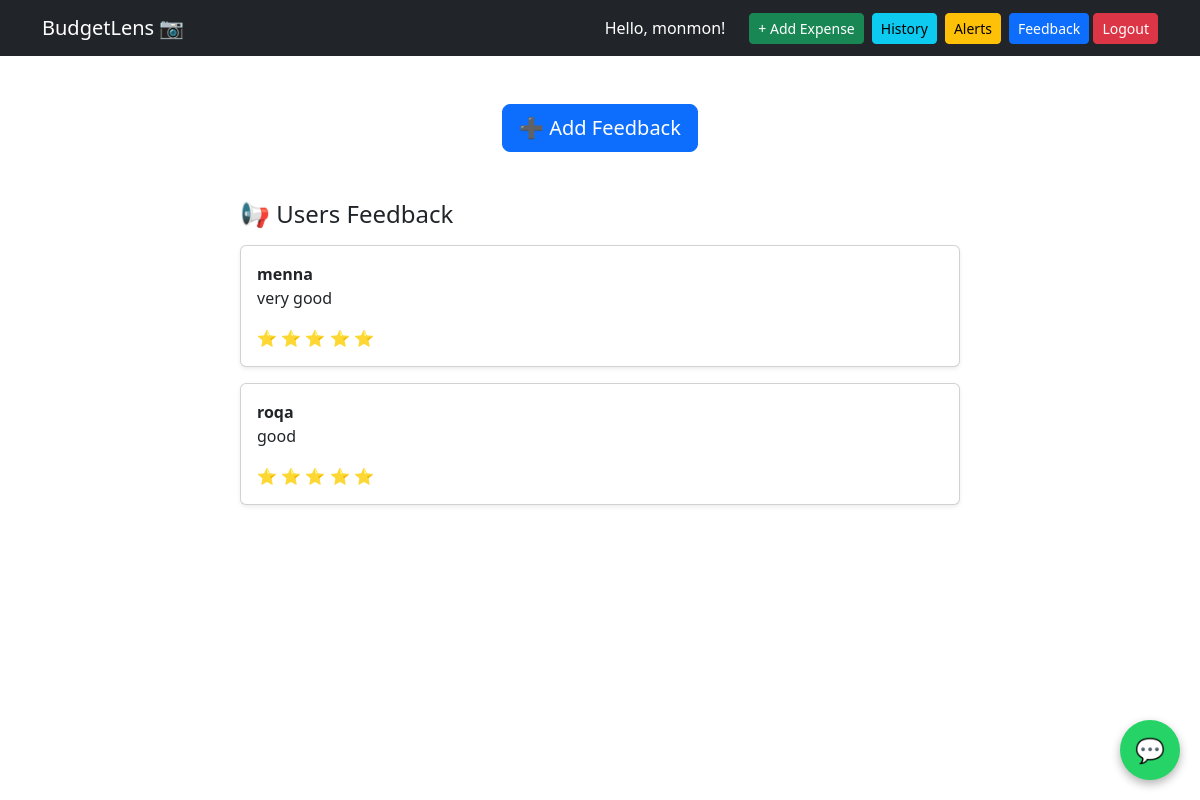
Screenshot of /feedback/ (signed in) with the database file from the repository.
### budget_app/models.py (models this page shows, shortened)
class Feedback(models.Model):
    name = models.CharField(max_length=100, blank=True, null=True)
    message = models.TextField()
    rating = models.IntegerField(default=5)
    created_at = models.DateTimeField(auto_now_add=True)

### budget_app/views.py (the view)
# urls.py: path('feedback/', views.feedback_view, name='feedback'),
def feedback_view(request):
    if request.method == "POST":
        form = FeedbackForm(request.POST)
        if form.is_valid():
            form.save()
            messages.success(request, "Thank you for your feedback!")
            return redirect('feedback')
    else:
        form = FeedbackForm()
    feedbacks = Feedback.objects.all().order_by('-id')
    feedbacks = Feedback.objects.all().order_by('-created_at')
    return render(request, 'feedback.html', {
        'form': form,
        'feedbacks': feedbacks
    })

### budget_app/templates/feedback.html (shortened to what this page needs)
{% extends 'base.html' %}
{% block content %}
<div class="container mt-5">
    <div class="text-center mb-4">
        <button class="btn btn-primary btn-lg" onclick="toggleForm()">
            ➕ Add Feedback
        </button>
    </div>
    <div class="row mt-5">
        <div class="col-md-8 mx-auto">
            <h4 class="mb-3">📢 Users Feedback</h4>
            {% for fb in feedbacks %}
            <div class="card p-3 mb-3 shadow-sm">
                <strong>{{ fb.name|default:"Anonymous" }}</strong>
                <p>{{ fb.message }}</p>
                <div>
                    {% for i in "12345"|slice:":fb.rating"|make_list %}
                    ⭐
                    {% endfor %}
                </div>
            </div>
            {% empty %}
            <p>No feedback yet.</p>
            {% endfor %}
        </div>
    </div>
</div>
{% endblock %}

### budget_app/templates/base.html (shortened to what this page needs)
<!DOCTYPE html>
<html>
<head>
    <link href="https://cdn.jsdelivr.net/npm/bootstrap@5.3.0/dist/css/bootstrap.min.css" rel="stylesheet">
    <link rel="stylesheet" href="https://cdn.jsdelivr.net/npm/bootstrap-icons@1.11.3/font/bootstrap-icons.css">
</head>
<body>
    <nav class="navbar navbar-dark bg-dark">
        <div class="container d-flex justify-content-between align-items-center">
            <a class="navbar-brand text-white" href="{% url 'dashboard' %}">BudgetLens 📷</a>
            {% if user.is_authenticated %}
            <div class="d-flex gap-2 align-items-center">
                <span class="text-white me-3">Hello, {{ user.username }}!</span>
                <a href="{% url 'add_expense' %}" class="btn btn-success btn-sm">+ Add Expense</a>
                <a href="{% url 'history' %}" class="btn btn-info btn-sm">History</a>
                <a href="{% url 'alerts' %}" class="btn btn-warning btn-sm">Alerts</a>
                <form method="POST" action="{% url 'logout' %}" style="display: inline;">
                    <a href="{% url 'feedback' %}" class="btn btn-primary btn-sm">Feedback</a>
                    <button type="submit" class="btn btn-danger btn-sm">Logout</button>
                </form>
            </div>
            {% else %}
            <div class="d-flex gap-2">
                <a href="{% url 'login' %}" class="btn btn-outline-light btn-sm">Login</a>
                <a href="{% url 'signup' %}" class="btn btn-light btn-sm">Sign Up</a>
            </div>
            {% endif %}
        </div>
        <button id="chatbot-toggle" onclick="toggleChat()">💬</button>
    </nav>
    <div class="container mt-4">
        {% block content %}
        {% endblock %}
    </div>
</body>
</html>

### budget_app/templates/base.html (style rules this page uses)
#chatbot-toggle { position: fixed; bottom: 20px; right: 20px; background: #25D366; color: white; border: none; border-radius: 50%; width: 60px; height: 60px; font-size: 24px; cursor: pointer; box-shadow: 0 4px 10px rgba(0, 0, 0, 0.3); z-index: 9999; }

### rows the page displays
Feedback: name "menna", message "very good"
Feedback: name "roqa", message "good"

### other values shown
{{ user.username }} "monmon"
